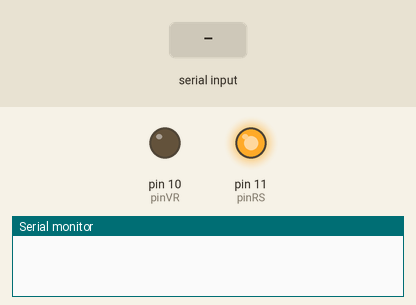
Simulated run of this sketch. Board: Arduino Uno, built with avr-gcc and run on an emulated ATmega328P. Shown: output pins drawn as LEDs (lit = HIGH), the last lines printed to the serial monitor. The test bench sets the inputs (shaded band).

Above: at 1.2 s.
1.3 s: "r" received over the second serial link
At 2.5 s:
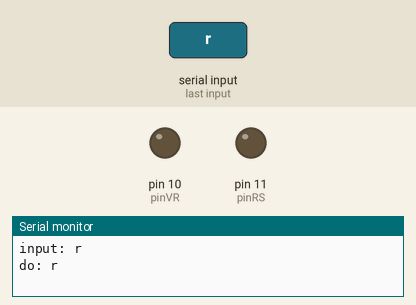
2.8 s: "u" received over the second serial link
At 3.7 s:
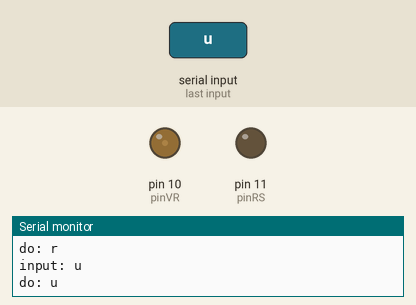
4.3 s: "s" received over the second serial link
At 4.8 s:
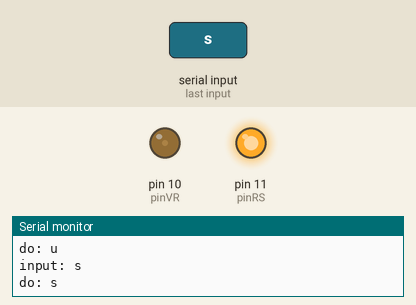
5.8 s: "d" received over the second serial link
At 7.1 s:
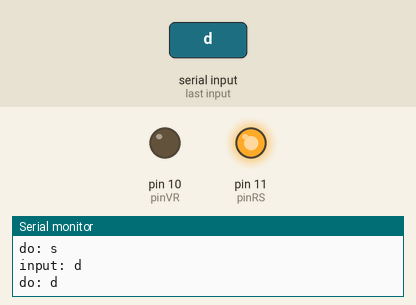
Timing chart, 0 to 8.3 s (numbered marks = the images above; inputs shaded):
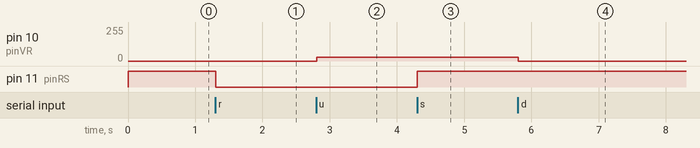

The sketch:

jwspinner.ino
```cpp
#include <SoftwareSerial.h>

int btTX = 2;
int btRX = 3;
int pinFR = 12;
int pinRS = 11;
int pinVR = 10;
int rtSpeed = 0;

String myString = "";

SoftwareSerial mySerial(btTX, btRX);

void setup() {
  // put your setup code here, to run once:
Serial.begin(9600);
  mySerial.begin(9600);

   if (Serial.available()) {
    Serial.write("Start...");
  }

  pinMode(pinRS, OUTPUT);
  digitalWrite(pinRS, HIGH);

  pinMode(pinVR, OUTPUT);
  rtSpeed = 0;
}

void loop() {
  // put your main code here, to run repeatedly:
  while (mySerial.available()) {
    char myChar = (char) mySerial.read();
    myString += myChar;
    delay(5);
  }

  if (!myString.equals("")) {
    Serial.println("input: "+myString);

    if (myString.equals("r")) {
        digitalWrite(pinRS, LOW);
        Serial.println("do: r ");
    }  else if (myString.equals("s")) {
        digitalWrite(pinRS, HIGH);
        Serial.println("do: s ");
    } else if (myString.equals("u")) {
        if (rtSpeed < 256) rtSpeed = rtSpeed + 30;
        analogWrite(pinVR, rtSpeed);
        Serial.println("do: u");
    } else if (myString.equals("d")) {
        if (rtSpeed > 0) rtSpeed = rtSpeed - 30;
        else rtSpeed = 0;
        analogWrite(pinVR, rtSpeed);
        Serial.println("do: d");
    }

    myString = "";
  }

  /*
  if (mySerial.available()) {
    Serial.write(mySerial.read());
  }

  if (Serial.available()) {
    mySerial.write(Serial.read());
  }*/
}
```

Measured:
- after the input at 1.3 s, pin 11 (pinRS): HIGH → LOW at once
- after the input at 2.8 s, pin 10 (pinVR): 0/255 → 30/255 at once
- after the input at 4.3 s, pin 11 (pinRS): LOW → HIGH at once
- after the input at 5.8 s, pin 10 (pinVR): 30/255 → 0/255 at once
